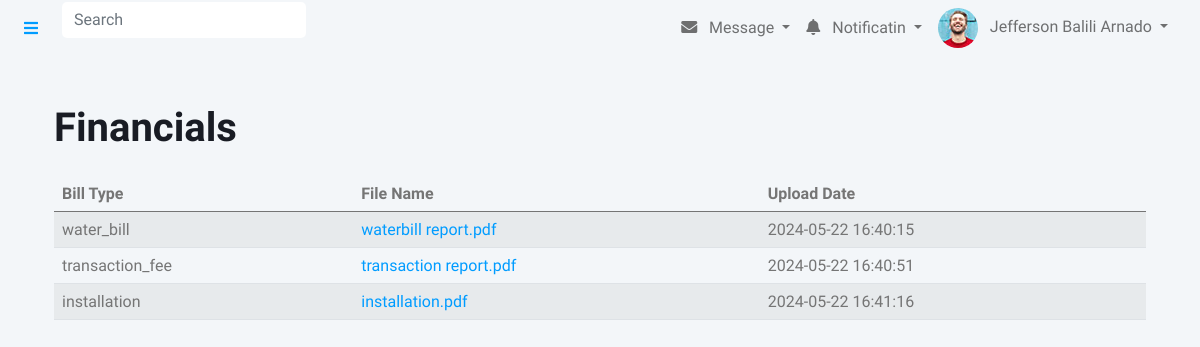
The app's page /financial.php (signed in) with its own data.
### tables this page shows
CREATE TABLE `user` (
  `id` int(50) NOT NULL,
  `firstname` varchar(50) NOT NULL,
  `middlename` varchar(50) NOT NULL,
  `lastname` varchar(50) NOT NULL,
  `block` int(50) NOT NULL,
  `lot` int(50) NOT NULL,
  `phase` int(30) NOT NULL,
  `username` varchar(30) NOT NULL,
  `password` varchar(500) NOT NULL,
  `emailadd` varchar(50) NOT NULL,
  `phonenum` bigint(12) NOT NULL,
  `address` varchar(50) NOT NULL,
  `postalcode` int(50) NOT NULL,
  `usertype` varchar(50) NOT NULL,
  `photo` varchar(50) NOT NULL,
  `status` int(1) NOT NULL DEFAULT 0
);

CREATE TABLE `financial_reports` (
  `id` int(6) UNSIGNED NOT NULL,
  `bill_type` varchar(50) NOT NULL,
  `file_data` longblob NOT NULL,
  `file_name` varchar(255) NOT NULL,
  `upload_date` timestamp NOT NULL DEFAULT current_timestamp()
);

### financial.php (the view, shortened to what this page needs)
<?php
	include('config.php');
	$result=$conn->query("SELECT * FROM user WHERE id='".$_SESSION['session_id']."'");
	$row = mysqli_fetch_array($result);
    $query = "SELECT * FROM financial_reports";
$result = mysqli_query($conn, $query);
if (mysqli_num_rows($result) > 0) {
    $financial_reports_result = mysqli_fetch_all($result, MYSQLI_ASSOC);
} else {
    $financial_reports_result = [];
}
?>
<head>
    <link href="https://cdnjs.cloudflare.com/ajax/libs/font-awesome/5.10.0/css/all.min.css" rel="stylesheet">
    <link href="https://cdn.jsdelivr.net/npm/bootstrap-icons@1.4.1/font/bootstrap-icons.css" rel="stylesheet">
    <link href="lib/owlcarousel/assets/owl.carousel.min.css" rel="stylesheet">
    <link href="lib/tempusdominus/css/tempusdominus-bootstrap-4.min.css" rel="stylesheet" />
    <link href="css/bootstrap.min.css" rel="stylesheet">
    <link href="css/style.css" rel="stylesheet">
    <link href="https://cdnjs.cloudflare.com/ajax/libs/font-awesome/5.15.4/css/all.min.css" rel="stylesheet">
</head>
<body>
<?php include('includes/nav-admin.php');?>
    <div class="container">
        <div class="container mt-5">
    <h1 class="mb-4">Financials</h1>
    <div class="table-responsive">
    <table class="table table-striped">
    <thead>
        <tr>
            <th>Bill Type</th>
            <th>File Name</th>
            <th>Upload Date</th>
        </tr>
    </thead>
    <tbody>
        <?php
        if (isset($financial_reports_result) && !empty($financial_reports_result)) {
            foreach ($financial_reports_result as $report_row) {
                echo "<tr>";
                echo "<td>" . $report_row['bill_type'] . "</td>";
                echo "<td><a href='download.php?filename=" . urlencode($report_row['file_name']) . "'>" . $report_row['file_name'] . "</a></td>";
                echo "<td>" . $report_row['upload_date'] . "</td>";
                echo "</tr>";
            }
        } else {
            echo "<tr><td colspan='3'>No financial reports found</td></tr>";
        }
        ?>
    </tbody>
</table>
    </div>
</div>
    </div>
</body>
</html>

### includes/nav-admin.php (shortened to what this page needs)
<nav class="navbar navbar-expand bg-light navbar-light sticky-top px-4 py-0">
                <a href="#" class="sidebar-toggler flex-shrink-0">
                    <i class="fa fa-bars"></i>
                </a>
                <form class="d-none d-md-flex ms-4">
                    <input class="form-control border-0" type="search" placeholder="Search">
                </form>
                <div class="navbar-nav align-items-center ms-auto">
                    <div class="nav-item dropdown">
                        <a href="#" class="nav-link dropdown-toggle" data-bs-toggle="dropdown">
                            <i class="fa fa-envelope me-lg-2"></i>
                            <span class="d-none d-lg-inline-flex">Message</span>
                        </a>
                    </div>
                    <div class="nav-item dropdown">
                        <a href="#" class="nav-link dropdown-toggle" data-bs-toggle="dropdown">
                            <i class="fa fa-bell me-lg-2"></i>
                            <span class="d-none d-lg-inline-flex">Notificatin</span>
                        </a>
                    </div>
                    <div class="nav-item dropdown">
                        <a href="#" class="nav-link dropdown-toggle" data-bs-toggle="dropdown">
                            <img class="rounded-circle me-lg-2" src="img/user.jpg" alt="" style="width: 40px; height: 40px;">
                            <span class="d-none d-lg-inline-flex"><?php echo $row['firstname'] . ' ' . $row['middlename'] . ' ' . $row['lastname']; ?></span>
                        </a>
                    </div>
                </div>
            </nav>

### records on screen
user: firstname "Jefferson", middlename "Balili", lastname "Arnado"
financial_reports: bill_type "water_bill", file_name "waterbill report.pdf", upload_date "2024-05-22 16:40:15"
financial_reports: bill_type "transaction_fee", file_name "transaction report.pdf", upload_date "2024-05-22 16:40:51"
financial_reports: bill_type "installation", file_name "installation.pdf", upload_date "2024-05-22 16:41:16"
